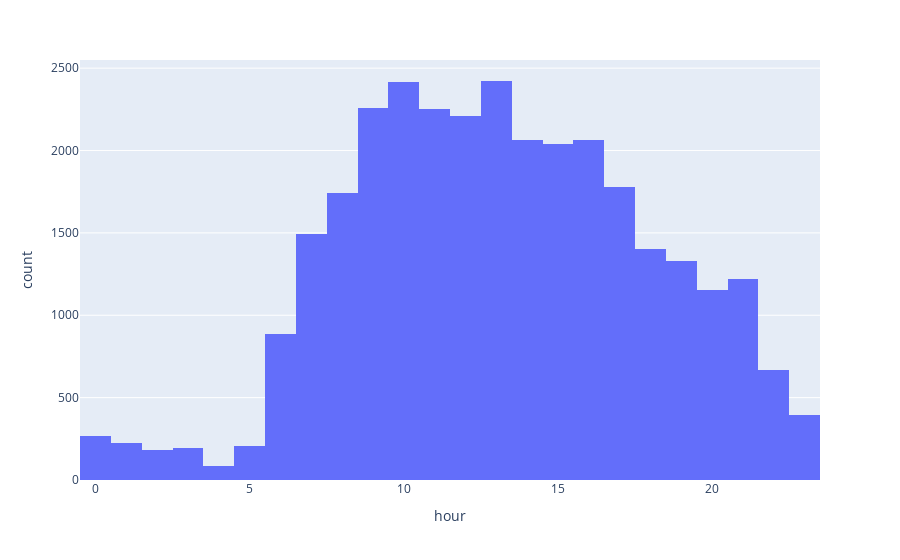

Write notebook code for a chart like this one.
### Code cell
#BUSIEST HOURS OF AIR TRAVEL
px.histogram(data.hour, x="hour").show()

### Figure 1 — Plotly figure (JSON) as saved in the notebook; plotly's stock layout.template omitted (floating-point values rounded to 4 significant figures; data arrays with more than 128 entries replaced by an {"elided": "..."} marker saying what was removed)
{"data": [{"alignmentgroup": "True", "bingroup": "x", "hovertemplate": "hour=%{x}<br>count=%{y}<extra></extra>", "legendgroup": "", "marker": {"color": "#636efa", "pattern": {"shape": ""}}, "name": "", "offsetgroup": "", "orientation": "v", "showlegend": false, "type": "histogram", "x": {"elided": "30947 int values"}, "xaxis": "x", "yaxis": "y"}], "layout": {"barmode": "relative", "legend": {"tracegroupgap": 0}, "margin": {"t": 60}, "xaxis": {"anchor": "y", "domain": [0, 1], "title": {"text": "hour"}}, "yaxis": {"anchor": "x", "domain": [0, 1], "title": {"text": "count"}}}}
